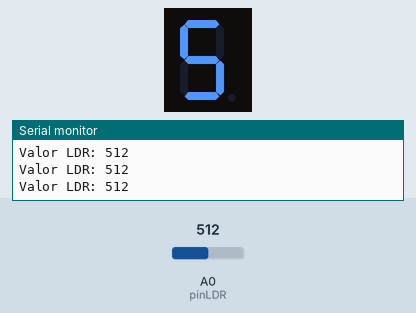
Simulated run of this sketch. Board: Arduino Uno, built with avr-gcc and run on an emulated ATmega328P. Parts: 1-digit seven-segment display, the last lines printed to the serial monitor. Wiring (inferred from the names in the program): 1-digit 7-segment display, segments lit when HIGH: segments pin 2, pin 3, pin 4, pin 5, pin 6, pin 7, pin 8, pin 9. Inputs (shaded band) come from the test bench; at power-on: A0 (pinLDR) = 512. The segment pins are drawn as the display they are named for.

Above: at 1.2 s.
1.3 s: A0 (pinLDR) set to 716
At 1.8 s:
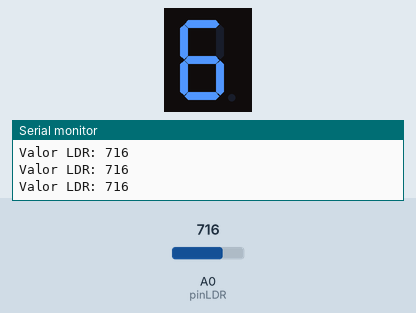
2.8 s: A0 (pinLDR) set to 900
At 3.2 s:
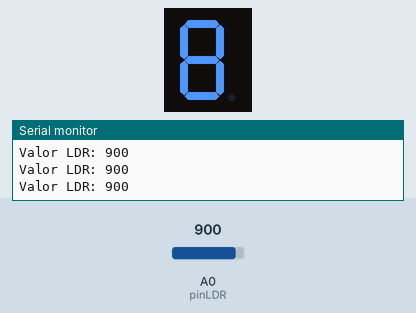
4.3 s: A0 (pinLDR) set to 1023
At 4.7 s:
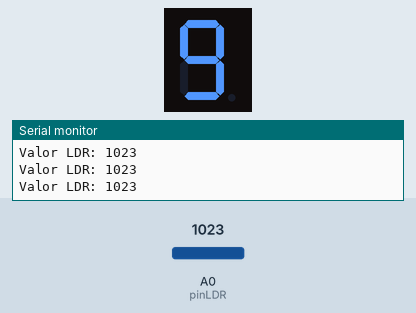
Timing chart, 0 to 7.3 s (numbered marks = the images above; inputs shaded):
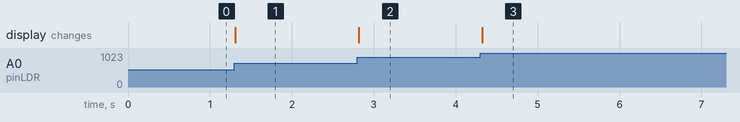

Measured:
- after the input at 1.3 s, the display: changes at once (image 1)
- after the input at 2.8 s, the display: changes at once (image 2)
- after the input at 4.3 s, the display: changes at once (image 3)

The sketch:

7seg.ino
```cpp
/*Display de 7 segmento con ldr*/
// Definir los pines para el display de 7 segmentos
int segmentos[] = {2, 3, 4, 5, 6, 7, 8, 9};

// Definir el pin para el sensor <link>LDR</link>
int pinLDR = A0;

void setup() {
  // Configurar los pines de los segmentos como salidas
  for (int i = 0; i < 8; i++)
  {
    pinMode(segmentos[i], OUTPUT);
    digitalWrite(pinLDR, LOW);
  }
  // Iniciar la comunicación serie
  Serial.begin(9600);
}

void loop() {
  // Leer el valor del sensor <link>LDR</link>
  int valorLDR = analogRead(pinLDR);

  // Mapear el valor del sensor <link>LDR</link> al rango del número (1-9)
  int numero = map(valorLDR, 0, 1023, 1, 9);

  // Mostrar el número en el display de 7 segmentos
  mostrarNumero(numero);

  // Imprimir el valor del sensor <link>LDR</link> en el monitor serie
  Serial.print("Valor LDR: ");
  Serial.println(valorLDR);

  // Esperar un breve periodo de tiempo
  delay(100);
}

// Función para mostrar un número en el display de 7 segmentos
void mostrarNumero(int numero) {
  // Definir los patrones para cada número en el display de 7 segmentos
  int numeros[10][8] = {
    {1, 1, 1, 1, 1, 1, 0, 0}, // 0
    {0, 1, 1, 0, 0, 0, 0, 0}, // 1
    {1, 1, 0, 1, 1, 0, 1, 0}, // 2
    {1, 1, 1, 1, 0, 0, 1, 0}, // 3
    {0, 1, 1, 0, 0, 1, 1, 0}, // 4
    {1, 0, 1, 1, 0, 1, 1, 0}, // 5
    {1, 0, 1, 1, 1, 1, 1, 0}, // 6
    {1, 1, 1, 0, 0, 0, 0, 0}, // 7
    {1, 1, 1, 1, 1, 1, 1, 0}, // 8
    {1, 1, 1, 1, 0, 1, 1, 0}  // 9
  };

  // Apagar todos los segmentos
  apagarSegmentos();

  // Encender los segmentos correspondientes al número
  for (int i = 0; i < 8; i++) {
    digitalWrite(segmentos[i], numeros[numero][i]);
  }
}

// Función para apagar todos los segmentos
void apagarSegmentos() {
  for (int i = 0; i < 8; i++) {
    digitalWrite(segmentos[i], LOW);
  }
}
```
